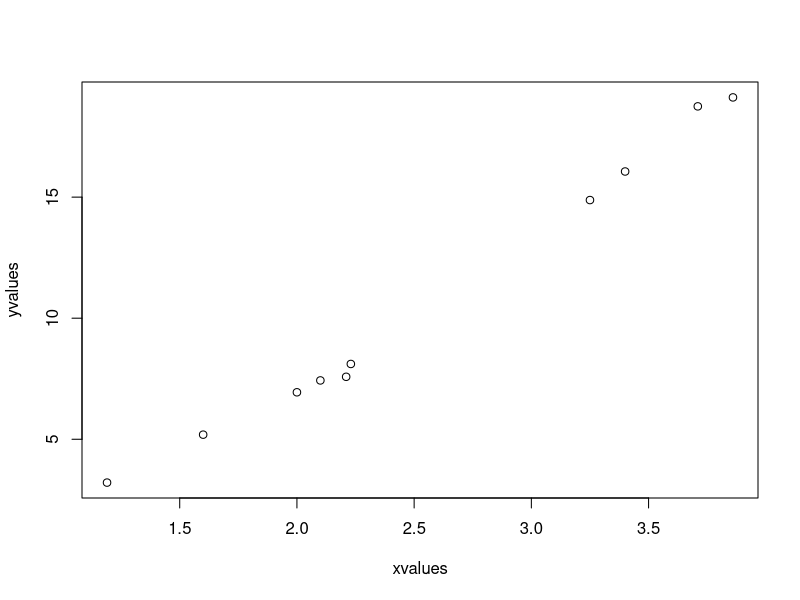
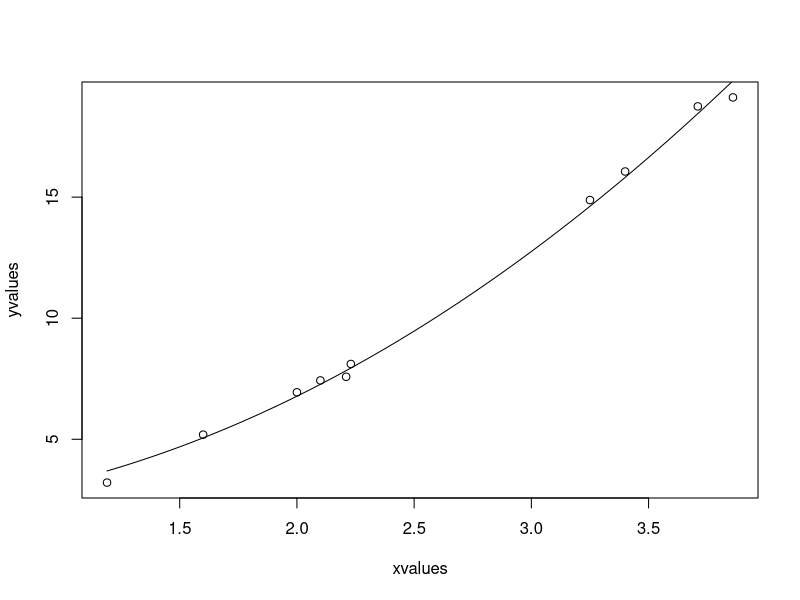

The R source for these figures, in order:
xvalues <- c(1.6,2.1,2,2.23,3.71,3.25,3.4,3.86,1.19,2.21)
yvalues <- c(5.19,7.43,6.94,8.11,18.75,14.88,16.06,19.12,3.21,7.58)
png(file = "nls.png")
plot(xvalues,yvalues)
model <- nls(yvalues ~ b1*xvalues^2+b2,start = list(b1 = 1,b2 = 3))
new.data <- data.frame(xvalues = seq(min(xvalues),max(xvalues),len = 100))
lines(new.data$xvalues,predict(model,newdata = new.data))
dev.off()
print(sum(resid(model)^2))
print(confint(model))
plot(xvalues,yvalues)